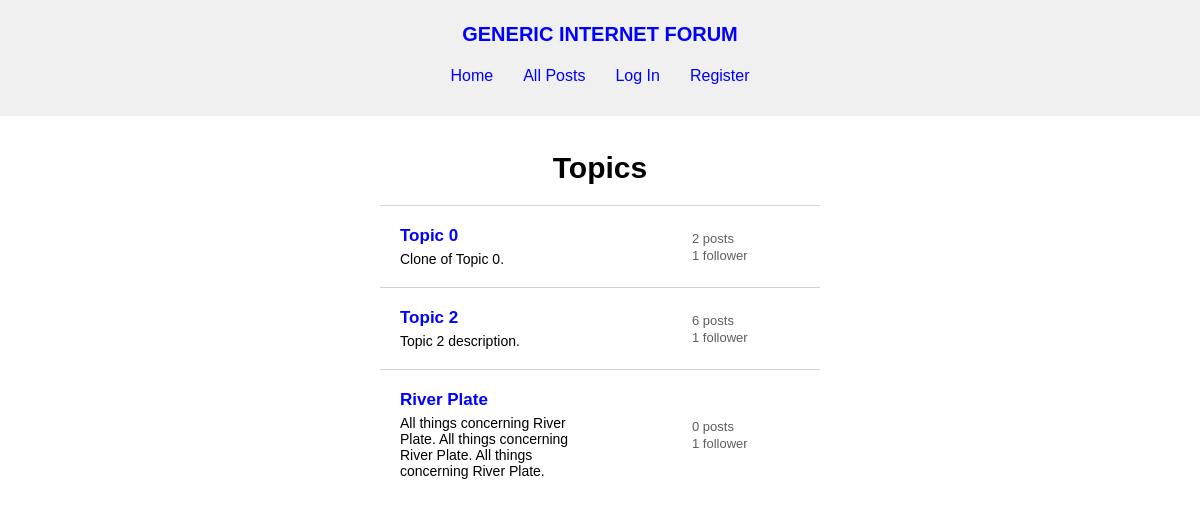
Before: / with the older database file.
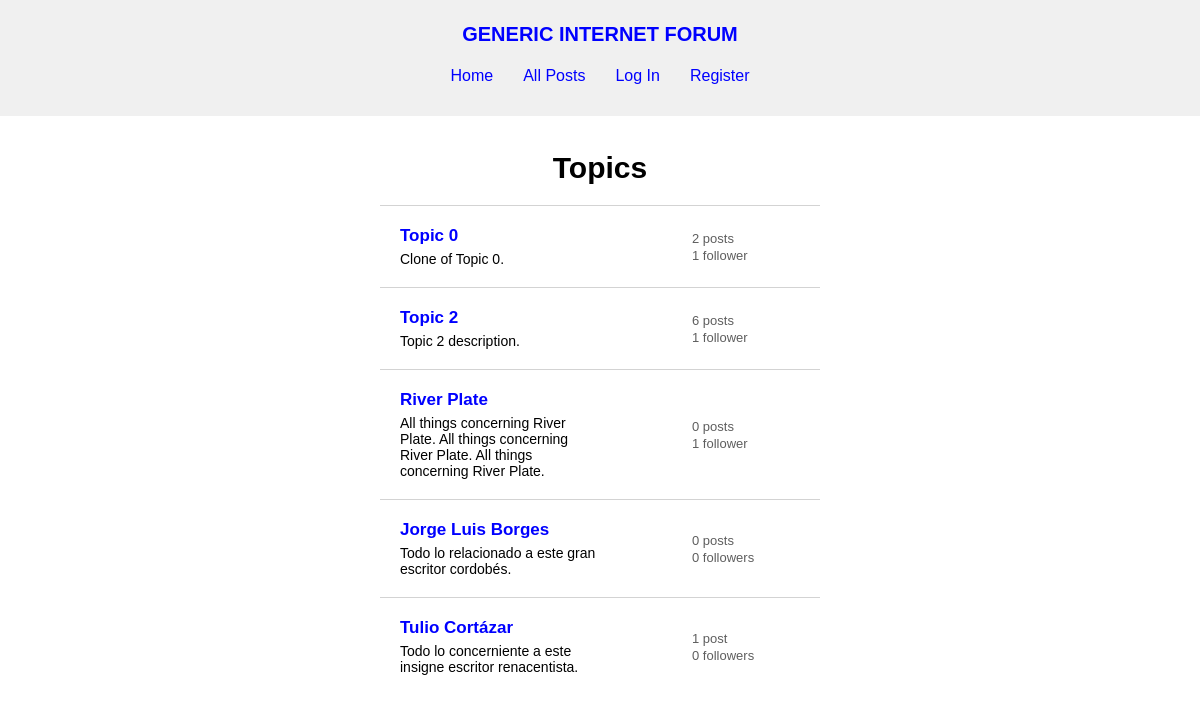
After: the same page with the newer database file.
### forum/models.py (models this page shows, shortened)
class User(AbstractUser):
    pass

class Topic(models.Model):
    creator = models.ForeignKey(
        User, on_delete=models.CASCADE, related_name="topics")
    name = models.TextField(max_length=120, unique=True)
    description = models.TextField(max_length=1000)
    timestamp = models.DateTimeField(auto_now_add=True)

### forum/views.py (the view)
# urls.py: path("", views.index, name="index"),
def index(request):
    all_topics = Topic.objects.all()
    topics = parse_topics(all_topics)
    return render(request, "forum/index.html", {
        "topics": topics
    })

### forum/util.py (called while the page is built)
def parse_topics(all_topics):
    topics = []
    for topic in all_topics:
        topics.append({
            "id": topic.id,
            "creator": topic.creator,
            "name": topic.name,
            "description": topic.description,
            "number_of_followers": len(topic.followers.all()),
            "number_of_posts": len(topic.posts.all())
        })
    return topics

### forum/templates/forum/index.html (shortened to what this page needs)
{% extends "forum/layout.html" %}
{% load static %}
{% block css %}
    <link href="{% static 'forum/index.css' %}" rel="stylesheet">
    <link href="{% static 'forum/posts.css' %}" rel="stylesheet">
{% endblock %}
{% block body %}
    <div id="topics">
        <h1>Topics</h1>
        {% if topics %}
            <ul>
                {% for topic in topics %}
                    <li class="topic-container">
                        <div>
                            <a class="topic-title" href="{% url 'topic' topic.name %}">{{ topic.name }}</a>
                            <p class="topic-description">{{ topic.description }}</p>
                        </div>
                        <div class="topic-stats">
                            <p>{{ topic.number_of_posts }} post{% if topic.number_of_posts != 1 %}s{% endif %}</p>
                            <p>{{ topic.number_of_followers }} follower{% if topic.number_of_followers != 1 %}s{% endif %}</p>
                        </div>
                    </li>
                {% endfor %}
            </ul>
        {% else %}
            <p><b>No topics</b> yet.</p>
        {% endif %}
    </div>
{% endblock %}

Changed rows visible on the page:
now on this page (row edited): User: name "Jorge Luis Borges", description "Todo lo relacionado a este gran escritor cordobés.", number_of_posts "0", number_of_followers "0", name "Tulio Cortázar", description "Todo lo concerniente a este insigne escritor renacentista.", number_of_posts "1"
